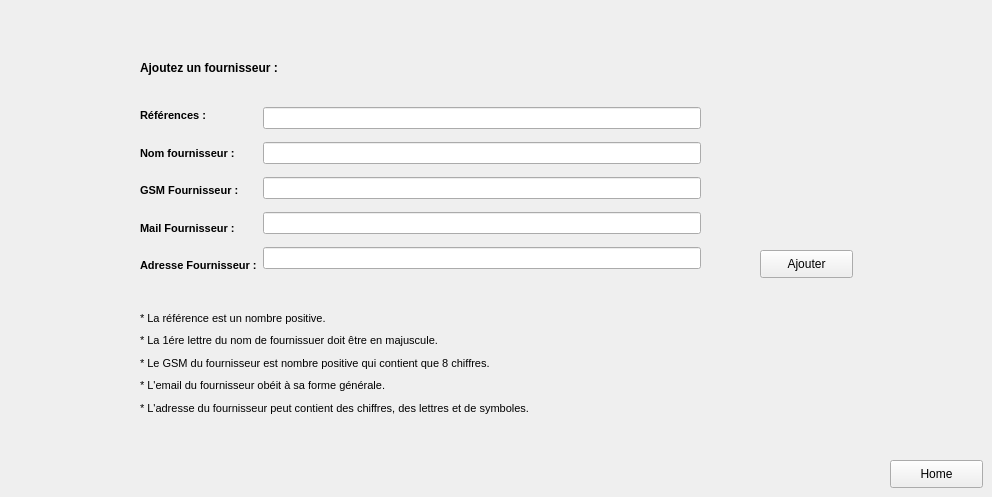
         <widget class="QWidget" name="Ajouter_4">
          <attribute name="title">
           <string>Ajouter un fournisseur</string>
          </attribute>
          <widget class="QWidget" name="layoutWidget_17">
           <property name="geometry">
            <rect>
             <x>140</x>
             <y>100</y>
             <width>561</width>
             <height>181</height>
            </rect>
           </property>
           <layout class="QHBoxLayout" name="saisie_7">
            <item>
             <layout class="QVBoxLayout" name="verticalLayout_26">
              <item>
               <widget class="QLabel" name="label_56">
                <property name="font">
                 <font>
                  <pointsize>8</pointsize>
                  <weight>75</weight>
                  <italic>false</italic>
                  <bold>true</bold>
                  <underline>false</underline>
                  <strikeout>false</strikeout>
                  <kerning>true</kerning>
                 </font>
                </property>
                <property name="text">
                 <string>Références :</string>
                </property>
               </widget>
              </item>
              <item>
               <widget class="QLabel" name="label_57">
                <property name="font">
                 <font>
                  <pointsize>8</pointsize>
                  <weight>75</weight>
                  <italic>false</italic>
                  <bold>true</bold>
                  <underline>false</underline>
                  <strikeout>false</strikeout>
                  <kerning>true</kerning>
                 </font>
                </property>
                <property name="text">
                 <string>Nom fournisseur :</string>
                </property>
               </widget>
              </item>
              <item>
               <widget class="QLabel" name="label_58">
                <property name="font">
                 <font>
                  <pointsize>8</pointsize>
                  <weight>75</weight>
                  <italic>false</italic>
                  <bold>true</bold>
                  <underline>false</underline>
                  <strikeout>false</strikeout>
                  <kerning>true</kerning>
                 </font>
                </property>
                <property name="text">
                 <string>GSM Fournisseur :</string>
                </property>
               </widget>
              </item>
              <item>
               <widget class="QLabel" name="label_59">
                <property name="font">
                 <font>
                  <pointsize>8</pointsize>
                  <weight>75</weight>
                  <italic>false</italic>
                  <bold>true</bold>
                  <underline>false</underline>
                  <strikeout>false</strikeout>
                  <kerning>true</kerning>
                 </font>
                </property>
                <property name="text">
                 <string>Mail Fournisseur :</string>
                </property>
               </widget>
              </item>
              <item>
               <widget class="QLabel" name="label_60">
                <property name="font">
                 <font>
                  <pointsize>8</pointsize>
                  <weight>75</weight>
                  <italic>false</italic>
                  <bold>true</bold>
                  <underline>false</underline>
                  <strikeout>false</strikeout>
                  <kerning>true</kerning>
                 </font>
                </property>
                <property name="text">
                 <string>Adresse Fournisseur :</string>
                </property>
               </widget>
              </item>
             </layout>
            </item>
            <item>
             <layout class="QVBoxLayout" name="verticalLayout_31">
              <item>
               <widget class="QLineEdit" name="lineEdit_ref_4"/>
              </item>
              <item>
               <widget class="QLineEdit" name="lineEdit_nom_4"/>
              </item>
              <item>
               <widget class="QLineEdit" name="lineEdit_gsm_4"/>
              </item>
              <item>
               <widget class="QLineEdit" name="lineEdit_mail_4"/>
              </item>
              <item>
               <widget class="QLineEdit" name="lineEdit_adresse_4"/>
              </item>
             </layout>
            </item>
           </layout>
          </widget>
          <widget class="QPushButton" name="ajouterButton_4">
           <property name="geometry">
            <rect>
             <x>760</x>
             <y>250</y>
             <width>93</width>
             <height>28</height>
            </rect>
           </property>
           <property name="text">
            <string>Ajouter</string>
           </property>
          </widget>
          <widget class="QPushButton" name="homeButton_ajouter_4">
           <property name="geometry">
            <rect>
             <x>890</x>
             <y>460</y>
             <width>93</width>
             <height>28</height>
            </rect>
           </property>
           <property name="text">
            <string>Home</string>
           </property>
          </widget>
          <widget class="QLabel" name="textajoutezfournisseur_4">
           <property name="geometry">
            <rect>
             <x>140</x>
             <y>60</y>
             <width>221</width>
             <height>16</height>
            </rect>
           </property>
           <property name="font">
            <font>
             <pointsize>9</pointsize>
             <weight>75</weight>
             <bold>true</bold>
            </font>
           </property>
           <property name="text">
            <string>Ajoutez un fournisseur :</string>
           </property>
          </widget>
          <widget class="QWidget" name="layoutWidget_18">
           <property name="geometry">
            <rect>
             <x>140</x>
             <y>310</y>
             <width>541</width>
             <height>106</height>
            </rect>
           </property>
           <layout class="QVBoxLayout" name="verticalLayout_32">
            <item>
             <widget class="QLabel" name="label_61">
              <property name="font">
               <font>
                <pointsize>8</pointsize>
               </font>
              </property>
              <property name="text">
               <string>* La référence est un nombre positive.</string>
              </property>
             </widget>
            </item>
            <item>
             <widget class="QLabel" name="label_62">
              <property name="font">
               <font>
                <pointsize>8</pointsize>
               </font>
              </property>
              <property name="text">
               <string>* La 1ére lettre du nom de fournissuer doit être en majuscule.</string>
              </property>
             </widget>
            </item>
            <item>
             <widget class="QLabel" name="label_63">
              <property name="font">
               <font>
                <pointsize>8</pointsize>
               </font>
              </property>
              <property name="text">
               <string>* Le GSM du fournisseur est nombre positive qui contient que 8 chiffres.</string>
              </property>
             </widget>
            </item>
            <item>
             <widget class="QLabel" name="label_64">
              <property name="font">
               <font>
                <pointsize>8</pointsize>
               </font>
              </property>
              <property name="text">
               <string>* L'email du fournisseur obéit à sa forme générale.</string>
              </property>
             </widget>
            </item>
            <item>
             <widget class="QLabel" name="label_65">
              <property name="font">
               <font>
                <pointsize>8</pointsize>
               </font>
              </property>
              <property name="text">
               <string>* L'adresse du fournisseur peut contient des chiffres, des lettres et de symboles.</string>
              </property>
             </widget>
            </item>
           </layout>
          </widget>
         </widget>
